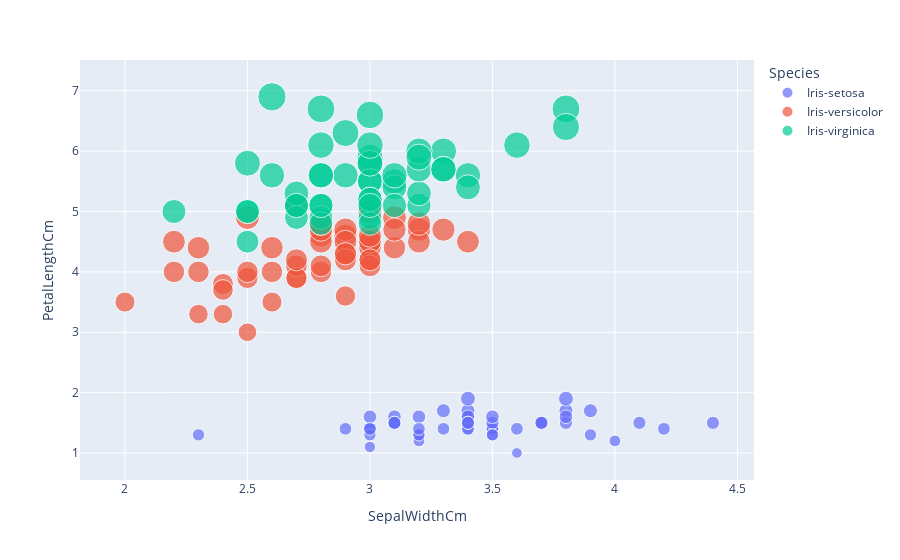

Source (notebook cell):
### Code cell
tabla = pd.read_csv('Iris.csv')
fig = px.scatter(tabla, x="SepalWidthCm", y="PetalLengthCm", color="Species",
                 size='PetalLengthCm', hover_data=['PetalLengthCm'])
fig.show()

### Figure 1 — Plotly figure (JSON) as saved in the notebook; plotly's stock layout.template omitted (floating-point values rounded to 4 significant figures)
{"data": [{"hovertemplate": "Species=Iris-setosa<br>SepalWidthCm=%{x}<br>PetalLengthCm=%{marker.size}<extra></extra>", "legendgroup": "Iris-setosa", "marker": {"color": "#636efa", "size": [1.4, 1.4, 1.3, 1.5, 1.4, 1.7, 1.4, 1.5, 1.4, 1.5, 1.5, 1.6, 1.4, 1.1, 1.2, 1.5, 1.3, 1.4, 1.7, 1.5, 1.7, 1.5, 1.0, 1.7, 1.9, 1.6, 1.6, 1.5, 1.4, 1.6, 1.6, 1.5, 1.5, 1.4, 1.5, 1.2, 1.3, 1.5, 1.3, 1.5, 1.3, 1.3, 1.3, 1.6, 1.9, 1.4, 1.6, 1.4, 1.5, 1.4], "sizemode": "area", "sizeref": 0.01725, "symbol": "circle"}, "mode": "markers", "name": "Iris-setosa", "orientation": "v", "showlegend": true, "type": "scatter", "x": [3.5, 3.0, 3.2, 3.1, 3.6, 3.9, 3.4, 3.4, 2.9, 3.1, 3.7, 3.4, 3.0, 3.0, 4.0, 4.4, 3.9, 3.5, 3.8, 3.8, 3.4, 3.7, 3.6, 3.3, 3.4, 3.0, 3.4, 3.5, 3.4, 3.2, 3.1, 3.4, 4.1, 4.2, 3.1, 3.2, 3.5, 3.1, 3.0, 3.4, 3.5, 2.3, 3.2, 3.5, 3.8, 3.0, 3.8, 3.2, 3.7, 3.3], "xaxis": "x", "y": [1.4, 1.4, 1.3, 1.5, 1.4, 1.7, 1.4, 1.5, 1.4, 1.5, 1.5, 1.6, 1.4, 1.1, 1.2, 1.5, 1.3, 1.4, 1.7, 1.5, 1.7, 1.5, 1.0, 1.7, 1.9, 1.6, 1.6, 1.5, 1.4, 1.6, 1.6, 1.5, 1.5, 1.4, 1.5, 1.2, 1.3, 1.5, 1.3, 1.5, 1.3, 1.3, 1.3, 1.6, 1.9, 1.4, 1.6, 1.4, 1.5, 1.4], "yaxis": "y"}, {"hovertemplate": "Species=Iris-versicolor<br>SepalWidthCm=%{x}<br>PetalLengthCm=%{marker.size}<extra></extra>", "legendgroup": "Iris-versicolor", "marker": {"color": "#EF553B", "size": [4.7, 4.5, 4.9, 4.0, 4.6, 4.5, 4.7, 3.3, 4.6, 3.9, 3.5, 4.2, 4.0, 4.7, 3.6, 4.4, 4.5, 4.1, 4.5, 3.9, 4.8, 4.0, 4.9, 4.7, 4.3, 4.4, 4.8, 5.0, 4.5, 3.5, 3.8, 3.7, 3.9, 5.1, 4.5, 4.5, 4.7, 4.4, 4.1, 4.0, 4.4, 4.6, 4.0, 3.3, 4.2, 4.2, 4.2, 4.3, 3.0, 4.1], "sizemode": "area", "sizeref": 0.01725, "symbol": "circle"}, "mode": "markers", "name": "Iris-versicolor", "orientation": "v", "showlegend": true, "type": "scatter", "x": [3.2, 3.2, 3.1, 2.3, 2.8, 2.8, 3.3, 2.4, 2.9, 2.7, 2.0, 3.0, 2.2, 2.9, 2.9, 3.1, 3.0, 2.7, 2.2, 2.5, 3.2, 2.8, 2.5, 2.8, 2.9, 3.0, 2.8, 3.0, 2.9, 2.6, 2.4, 2.4, 2.7, 2.7, 3.0, 3.4, 3.1, 2.3, 3.0, 2.5, 2.6, 3.0, 2.6, 2.3, 2.7, 3.0, 2.9, 2.9, 2.5, 2.8], "xaxis": "x", "y": [4.7, 4.5, 4.9, 4.0, 4.6, 4.5, 4.7, 3.3, 4.6, 3.9, 3.5, 4.2, 4.0, 4.7, 3.6, 4.4, 4.5, 4.1, 4.5, 3.9, 4.8, 4.0, 4.9, 4.7, 4.3, 4.4, 4.8, 5.0, 4.5, 3.5, 3.8, 3.7, 3.9, 5.1, 4.5, 4.5, 4.7, 4.4, 4.1, 4.0, 4.4, 4.6, 4.0, 3.3, 4.2, 4.2, 4.2, 4.3, 3.0, 4.1], "yaxis": "y"}, {"hovertemplate": "Species=Iris-virginica<br>SepalWidthCm=%{x}<br>PetalLengthCm=%{marker.size}<extra></extra>", "legendgroup": "Iris-virginica", "marker": {"color": "#00cc96", "size": [6.0, 5.1, 5.9, 5.6, 5.8, 6.6, 4.5, 6.3, 5.8, 6.1, 5.1, 5.3, 5.5, 5.0, 5.1, 5.3, 5.5, 6.7, 6.9, 5.0, 5.7, 4.9, 6.7, 4.9, 5.7, 6.0, 4.8, 4.9, 5.6, 5.8, 6.1, 6.4, 5.6, 5.1, 5.6, 6.1, 5.6, 5.5, 4.8, 5.4, 5.6, 5.1, 5.1, 5.9, 5.7, 5.2, 5.0, 5.2, 5.4, 5.1], "sizemode": "area", "sizeref": 0.01725, "symbol": "circle"}, "mode": "markers", "name": "Iris-virginica", "orientation": "v", "showlegend": true, "type": "scatter", "x": [3.3, 2.7, 3.0, 2.9, 3.0, 3.0, 2.5, 2.9, 2.5, 3.6, 3.2, 2.7, 3.0, 2.5, 2.8, 3.2, 3.0, 3.8, 2.6, 2.2, 3.2, 2.8, 2.8, 2.7, 3.3, 3.2, 2.8, 3.0, 2.8, 3.0, 2.8, 3.8, 2.8, 2.8, 2.6, 3.0, 3.4, 3.1, 3.0, 3.1, 3.1, 3.1, 2.7, 3.2, 3.3, 3.0, 2.5, 3.0, 3.4, 3.0], "xaxis": "x", "y": [6.0, 5.1, 5.9, 5.6, 5.8, 6.6, 4.5, 6.3, 5.8, 6.1, 5.1, 5.3, 5.5, 5.0, 5.1, 5.3, 5.5, 6.7, 6.9, 5.0, 5.7, 4.9, 6.7, 4.9, 5.7, 6.0, 4.8, 4.9, 5.6, 5.8, 6.1, 6.4, 5.6, 5.1, 5.6, 6.1, 5.6, 5.5, 4.8, 5.4, 5.6, 5.1, 5.1, 5.9, 5.7, 5.2, 5.0, 5.2, 5.4, 5.1], "yaxis": "y"}], "layout": {"legend": {"itemsizing": "constant", "title": {"text": "Species"}, "tracegroupgap": 0}, "margin": {"t": 60}, "xaxis": {"anchor": "y", "domain": [0, 1], "title": {"text": "SepalWidthCm"}}, "yaxis": {"anchor": "x", "domain": [0, 1], "title": {"text": "PetalLengthCm"}}}}
